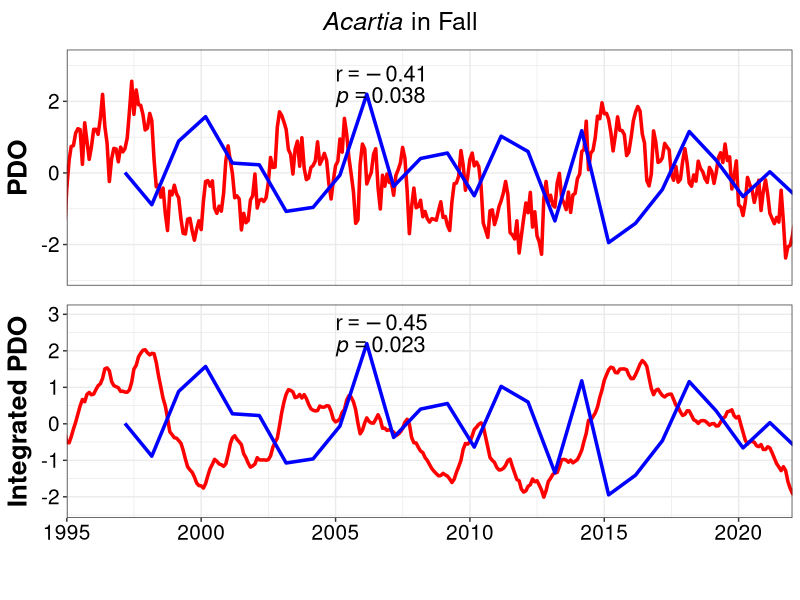
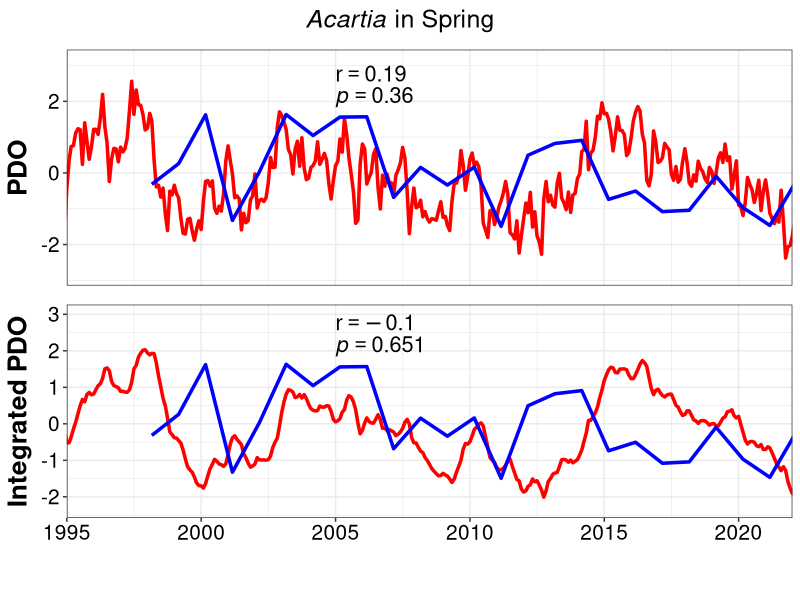
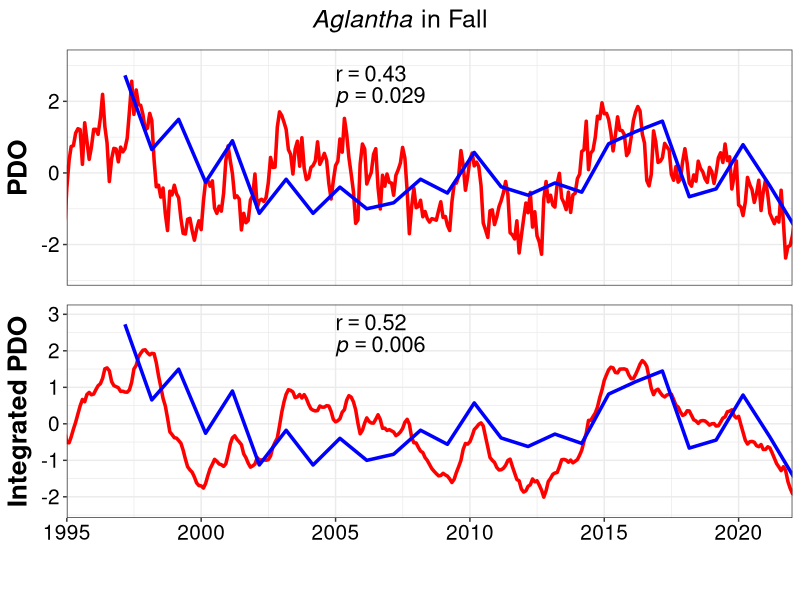
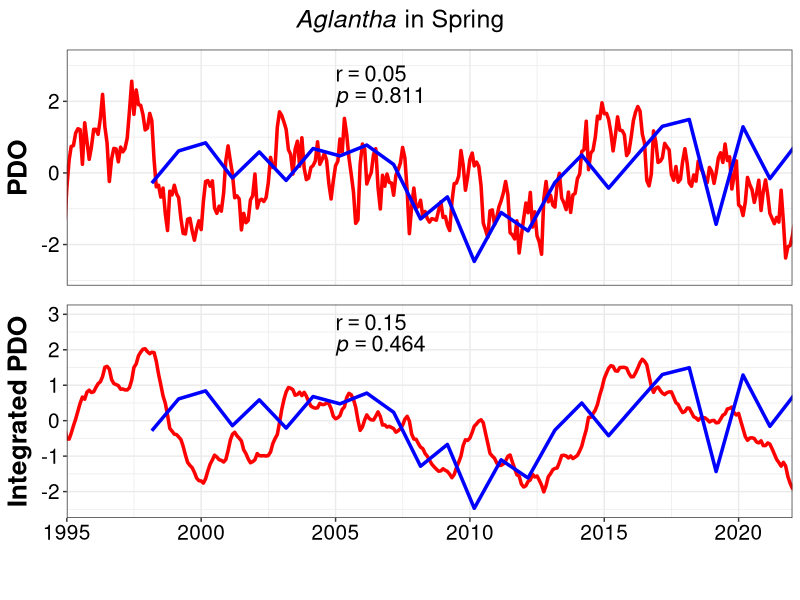
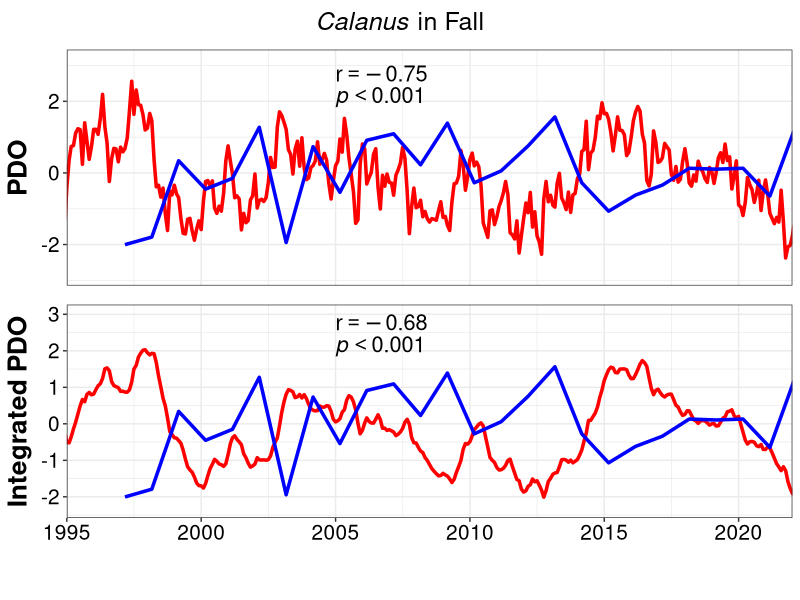
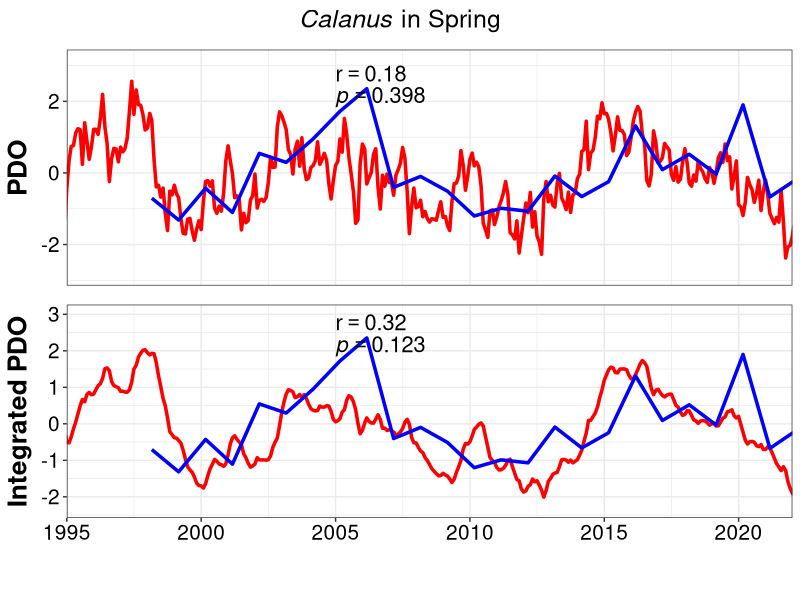
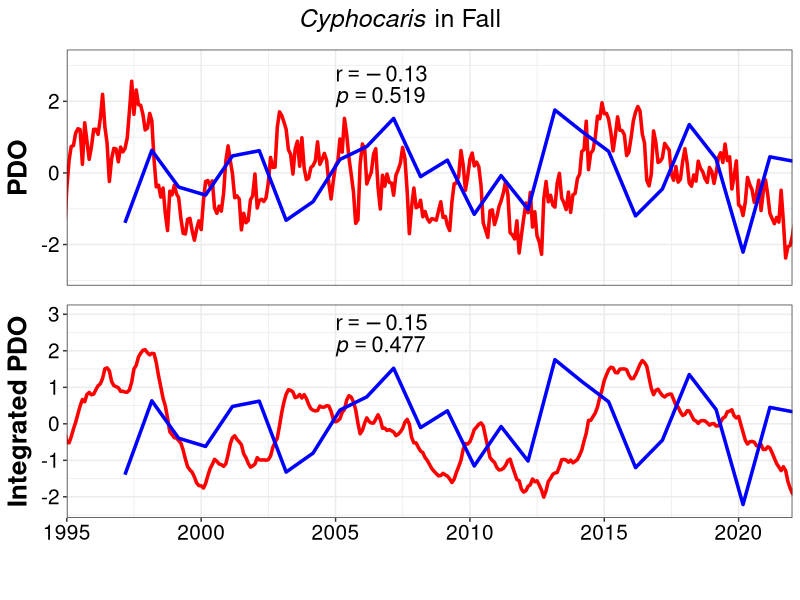
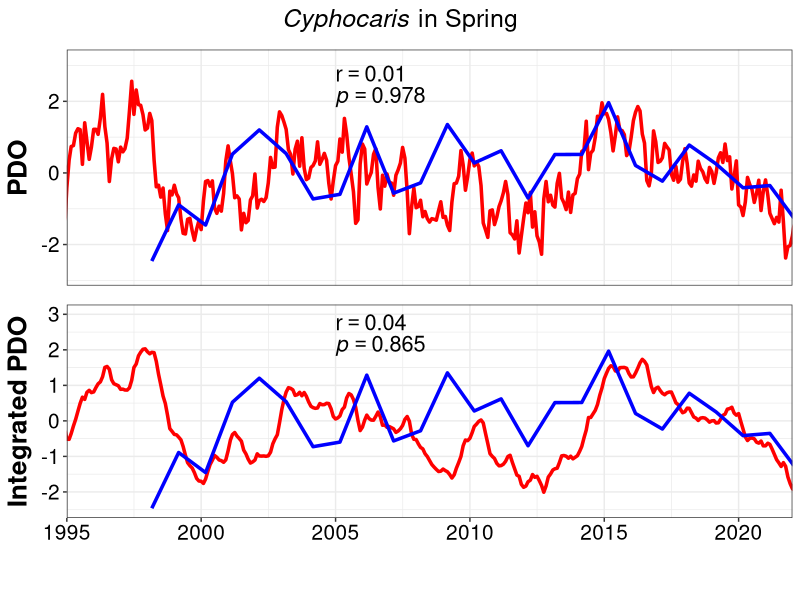

Reproduce these figures in R, in order.
################################################################################
#############        LTER Pelagic Synthesis WG     #############################
#############   NGA - Double Integration Analysis  #############################
#############         Integration Calculations     #############################
## by: Alexandra Cabanelas 
## created FEB-2025, updated OCT-2025
################################################################################
## Northern Gulf of Alaska LTER
## Driver = Pacific Decadal Oscillation (PDO)
## Biology = N. cristatus
## TAU = 6 months integration time 
## season = spring 
## years = 1998 - 2022

#######   ----    Double Integration Calculations:
# 1) Biological TS
#     a. Log(x + min/2) transformation
#     b. Spatial average
#     c. Z-score transformation for plotting on same axes
# 2) Driver TS 
#     a. Raw TS (at higher resolution than bio TS)
#     b. Temporally average (backwards in time) over characteristic 
#        time span of organism - 1st integration
#     c. Temporally average again - 2nd integration 
# INTEGRATING ONCE IN THIS ANALYSIS*
# 3) Test correlations between bio TS + each driver TS 
################################################################################

## ------------------------------------------ ##
#            Packages -----
## ------------------------------------------ ##
library(tidyverse) #v2.0.0
library(cowplot) #v1.1.3
library(here)
#library(tidyr)

## ------------------------------------------ ##
#           1) Biology Data -----
## ------------------------------------------ ##
ZP <- read_csv(file.path("raw",
                         "NGA",
                         "allzooplankton_NGA.csv")) %>%
  select(, -1) %>%
  mutate(date = as.Date(paste0(Year, "-03-01"))) #%>% #give abundance daymonth to match w index
  #arrange(taxa, season, Year) %>%
  #group_by(taxa, season) %>%
  #mutate(Anomaly_yr = approx(Year, Anomaly_yr, xout = Year)$y) %>%
  #ungroup() 

## ------------------------------------------ ##
#           2) Driver Data -----
## ------------------------------------------ ##
PDO <- read_csv(file.path("raw",
                          "CCE",
                          "PDO.csv")) %>% # contains up to DEC-2024
  # long format
  pivot_longer(cols = Jan:Dec,
               names_to = "month",
               values_to = "pdo") %>%
  #filtering 10 yrs before bio data
  filter(Year >= 1941, Year <= 2022, pdo < 99) %>%
  mutate(
    #turn month into integer
    month = match(month, month.abb),
    #convert time to POSIXct
    time = as.POSIXct(paste(Year, month, "01"), 
                      format = "%Y %m %d", 
                      tz = "UTC"),
    # --- Z-score PDO ----- 
    pdo_z = (pdo - mean(pdo, na.rm = TRUE)) / sd(pdo, na.rm = TRUE)
    #or pdo_z = scale(pdo)[, 1]
  ) %>%
  select(time, pdo, pdo_z)

## ------------------------------------------ ##
#  Function for integrations (matching MATLAB/Manu's approach) -----
## ------------------------------------------ ##
# AR(1) style autoregressive smoothing
recursive_integration <- function(x, tau, dt = 1) {
  # calculate autoregressive weight (how much past value is retained)
  # tau = memory in months, dt = time step 1 month
  alpha <- 1 - dt / tau # autoregressive weight; alpha bio, Euler
  y <- numeric(length(x)) #bio response
  y[1] <- x[1] # initial condition; (MATLAB: o(1) = forc.sig(1))
  for (i in 1:(length(x) - 1)) {
    y[i + 1] <- alpha * y[i] + x[i] * dt #Euler forward recursion loop
  }
  return(y)
}

# set parameters
tau_bio <- 6        # biology memory in months
dt <- 1              # monthly time steps

## ------------------------------------------ ##
#  Apply integration (biological response) -----
## ------------------------------------------ ##

PDO <- PDO %>%
  mutate(
    pdo_int = recursive_integration(pdo_z, 
                                    tau = tau_bio, 
                                    dt = dt),
    # zscore after integration
    pdo_int_z = (pdo_int - mean(pdo_int, na.rm = TRUE)) / sd(pdo_int, na.rm = TRUE),  
    # or pdo_int_z = scale(PDO$pdo_int)[,1]  
    time = as.Date(time),
    tau_months = tau_bio)

## ------------------------------------------ ##
#   3) Test Correlations -----
## ------------------------------------------ ##

# initialize lists
correlation_list <- list()
p_value_list <- list()

combinations <- unique(ZP[, c("season", "taxa")])

# loop over combinations of season and taxa
for (i in seq_len(nrow(combinations))) {
  #season <- combinations[i, "season"]
  #taxa <- combinations[i, "taxa"]
  season <- combinations$season[i]  
  taxa   <- combinations$taxa[i]    
  
  cat("Processing group:", paste(season, taxa, sep = "_"), "\n")
  
  # filter data for current combo
  group_data <- ZP %>%
    dplyr::filter(season == !!season, taxa == !!taxa)
  
  pdo_driver <- approx(PDO$time, PDO$pdo_z, xout = group_data$date)$y
  interpolated_driver <- approx(PDO$time, PDO$pdo_int_z, xout = group_data$date)$y
  
  # calculate correlations
  correlations <- c(
    cor(group_data$Anomaly_yr, pdo_driver, use = "complete.obs"),
    cor(group_data$Anomaly_yr, interpolated_driver, use = "complete.obs")
  )
  # calculate pvalues 
  p_values <- c(
    cor.test(group_data$Anomaly_yr, pdo_driver)$p.value,
    cor.test(group_data$Anomaly_yr, interpolated_driver)$p.value
  )
  
  # save results
  label <- paste(season, taxa, sep = "_")
  correlation_list[[label]] <- correlations
  p_value_list[[label]] <- p_values
}

correlation_list
p_value_list

labels <- names(correlation_list)

# create df
results_df <- data.frame(
  site = "NGA",
  label      = labels,
  cor_Norm   = sapply(correlation_list, `[`, 1),
  cor_Int    = sapply(correlation_list, `[`, 2),
  pval_Norm  = sapply(p_value_list,    `[`, 1),
  pval_Int   = sapply(p_value_list,    `[`, 2),
  tau_months = tau_bio
)

results_df <- results_df %>%
  separate(label, into = c("season", "taxa"), sep = "_")

rownames(results_df) <- NULL #remove row names
#write.csv(results_df, "output/NGA/cor_All_ZP_NGA.csv")

## ------------------------------------------ ##
#     PLOTS -----
## ------------------------------------------ ##
# list to store the final plots 
final_plots_list <- list()

output_dir <- here("figures/NGA/doubleint_allTaxa")

for (group_name in names(correlation_list)) {
  cat("Processing group:", group_name, "\n")
  
  parts <- strsplit(group_name, "_")[[1]]
  season <- parts[1]
  taxa <- parts[2]
  
  abundance_data <- ZP %>%
    filter(season == !!season, taxa == !!taxa)
  
  # pull correlation results
  cor_vals <- correlation_list[[group_name]]
  p_vals <- p_value_list[[group_name]]
  
  # legend label
  driver_legend <- "PDO"
  
  # --- Normalized Plot ---
  norm_plot <- ggplot() +
    # Driver time series (PDO normalized)
    geom_line(data = PDO, aes(x = time, y = pdo_z, 
                                 color = "PDO"), linewidth = 1.2) +
    # Abundance time series
    geom_line(data = abundance_data, aes(x = date, y = Anomaly_yr, 
                                         color = "Abundance"), linewidth = 1.2) +
    # annotate correlation coefficient
    annotate("text", x = as.Date("2005-01-01"), y = 3,
             label = sprintf("r == %.2f", round(cor_vals[1], 2)),
             parse = TRUE, hjust = 0, vjust = 1, color = "black", size = 5.5) +
    # annotate p-value
    annotate("text", x = as.Date("2005-01-01"), y = 2.4,
             label = if (p_vals[1] < 0.001) {
               as.expression(bquote(italic(p) < 0.001))
             } else {
               as.expression(bquote(italic(p) == .(round(p_vals[1], 3))))
             },
             parse = TRUE, hjust = 0, vjust = 1, color = "black", size = 5.5) +
    theme_bw() +
    theme(axis.title.x = element_blank(),
          axis.text.x = element_blank(),
          axis.title.y = element_text(size = 19, color = "black", face = "bold"),
          axis.text.y = element_text(size = 15, color = "black"),
          axis.ticks.x = element_blank(),
          legend.title = element_blank(),
          legend.text = element_text(size = 15, face = "bold"),
          legend.key.size = unit(2, "lines"),
          legend.position = "bottom",
          plot.title = element_blank()) +
    # x-axis settings
    scale_x_date(breaks = seq(as.Date("1995-01-01"), 
                                  as.Date("2022-01-01"), 
                                  by = "5 years"),
                     date_labels = "%Y", expand = c(0, 0)) +
    coord_cartesian(xlim = as.Date(c("1995-01-01", "2022-01-01"))) +
    # manual color legend
    scale_color_manual(values = c("PDO" = "red", "Abundance" = "blue")) +
    labs(y = "PDO")
  
  # --- Integrated Plot ---
  int_plot <- ggplot() +
    # Driver time series (PDO integrated)
    geom_line(data = PDO, aes(x = time, y = pdo_int_z, 
                                 color = "PDO"), size = 1.2) +
    # Abundance time series
    geom_line(data = abundance_data, aes(x = date, y = Anomaly_yr, 
                                         color = "Abundance"), size = 1.2) +
    # annotate correlation coefficient
    annotate("text", x = as.Date("2005-01-01"), y = 3,
             label = sprintf("r == %.2f", round(cor_vals[2], 2)),
             parse = TRUE, hjust = 0, vjust = 1, color = "black", size = 5.5) +
    # annotate p-value
    annotate("text", x = as.Date("2005-01-01"), y = 2.4,
             label = if (p_vals[2] < 0.001) {
               as.expression(bquote(italic(p) < 0.001))
             } else {
               as.expression(bquote(italic(p) == .(round(p_vals[2], 3))))
             },
             parse = TRUE, hjust = 0, vjust = 1, color = "black", size = 5.5) +
    theme_bw() +
    theme(axis.title.x = element_blank(),
          axis.title.y = element_text(size = 19, color = "black", face = "bold"),
          axis.text = element_text(size = 15, color = "black"),
          legend.title = element_blank(),
          legend.text = element_text(size = 15, face = "bold"),
          legend.key.size = unit(2, "lines"),
          plot.title = element_blank()) +
    # x-axis settings
    scale_x_date(breaks = seq(as.Date("1995-01-01"), as.Date("2022-01-01"), 
                              by = "5 years"),
                 date_labels = "%Y", expand = c(0, 0)) +
    coord_cartesian(xlim = as.Date(c("1995-01-01", "2022-01-01"))) +
    # manual color legend
    labs(y = "Integrated PDO", color = "") +
    scale_color_manual(values = c("PDO" = "red", "Abundance" = "blue"))
  
  # extract and remove legend
  legend <- cowplot::get_legend(norm_plot)
  norm_plot <- norm_plot + theme(legend.position = "none")
  int_plot <- int_plot + theme(legend.position = "none")
  
  # title
  title <- ggdraw() +
    draw_label(label = bquote(paste(italic(.(taxa)), " in ", .(season))), 
               size = 18)
  
  # combine everything
  final_plot <- plot_grid(
    title,
    plot_grid(norm_plot, int_plot, ncol = 1, align = "v"),
    legend,
    ncol = 1, rel_heights = c(0.07, 0.85, 0.08)
  )
  
  print(final_plot)
  
  # save
  #ggsave(
  #  filename = file.path(output_dir, paste0("PDO_NGA_", group_name, ".png")),
  #  plot = final_plot, width = 8, height = 8, dpi = 300, bg = "white"
  #)
}
